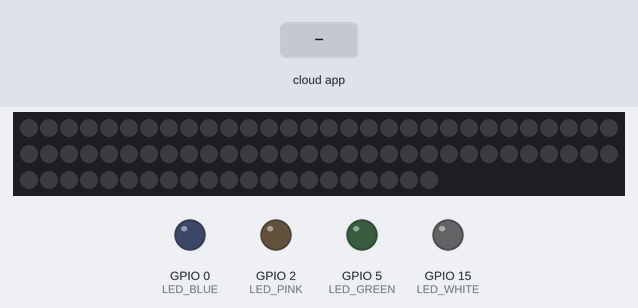
Bench run of a sketch on a simulated ESP8266 (NodeMCU). On the bench: 81 RGB LEDs in strip order, left to right, continuing on the next row, output pins drawn as LEDs (lit = HIGH). Inputs (shaded band) come from the test bench. WiFi joins after 1.5 s; servers stay silent unless stated; what the sketch prints to the serial monitor is not drawn.

Above: at 2.7 s.
2.8 s: the phone or cloud app sets Desk.Lights to 0
At 3.51 s:
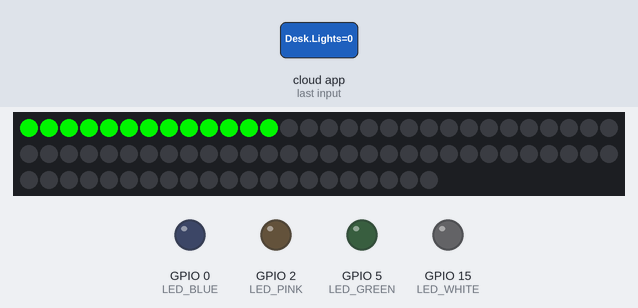
At 7.7 s:
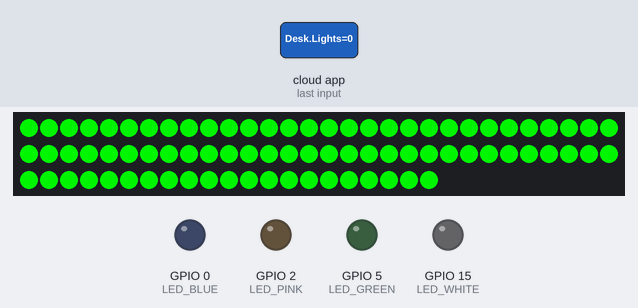
Timing chart, 0 to 9.2 s (numbered marks = the images above; inputs shaded):
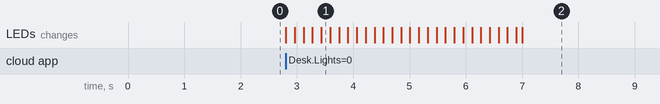

The sketch:

fauxmoESP_Basic.ino
```cpp
#include <Arduino.h>
#include <ESP8266WiFi.h>
#include "fauxmoESP.h"

#include <Adafruit_NeoPixel.h>

// Rename the credentials.sample.h file to credentials.h and
// edit it according to your router configuration
#include "credentials.h"

#define LED_PIN    4
#define LED_COUNT 81

fauxmoESP fauxmo;
Adafruit_NeoPixel strip(LED_COUNT, LED_PIN, NEO_GRB + NEO_KHZ800);

// -----------------------------------------------------------------------------

#define SERIAL_BAUDRATE     9600

#define LED_YELLOW          4
#define LED_GREEN           5
#define LED_BLUE            0
#define LED_PINK            2
#define LED_WHITE           15

#define ID_YELLOW           "Desk Lights"
#define ID_GREEN            "green lamp"
#define ID_BLUE             "blue lamp"
#define ID_PINK             "pink lamp"
#define ID_WHITE            "white lamp"

// -----------------------------------------------------------------------------

// -----------------------------------------------------------------------------
// Wifi
// -----------------------------------------------------------------------------

bool lightFlag = false;
void wifiSetup() {

    // Set WIFI module to STA mode
    WiFi.mode(WIFI_STA);

    // Connect
    Serial.printf("[WIFI] Connecting to %s ", WIFI_SSID);
    WiFi.begin(WIFI_SSID, WIFI_PASS);

    // Wait
    while (WiFi.status() != WL_CONNECTED) {
        Serial.print(".");
        delay(100);
    }
    Serial.println();

    // Connected!
    Serial.printf("[WIFI] STATION Mode, SSID: %s, IP address: %s\n", WiFi.SSID().c_str(), WiFi.localIP().toString().c_str());

}

void setup() {

    // Init serial port and clean garbage
    Serial.begin(SERIAL_BAUDRATE);
    Serial.println();
    Serial.println();

    // LEDs
    pinMode(LED_YELLOW, OUTPUT);
    pinMode(LED_GREEN, OUTPUT);
    pinMode(LED_BLUE, OUTPUT);
    pinMode(LED_PINK, OUTPUT);
    pinMode(LED_WHITE, OUTPUT);
    digitalWrite(LED_YELLOW, LOW);
    digitalWrite(LED_GREEN, LOW);
    digitalWrite(LED_BLUE, LOW);
    digitalWrite(LED_PINK, LOW);
    digitalWrite(LED_WHITE, LOW);

    strip.begin();           // INITIALIZE NeoPixel strip object (REQUIRED)
    strip.show();            // Turn OFF all pixels ASAP
    strip.setBrightness(225);
    // Wifi
    wifiSetup();

    // By default, fauxmoESP creates it's own webserver on the defined port
    // The TCP port must be 80 for gen3 devices (default is 1901)
    // This has to be done before the call to enable()
    fauxmo.createServer(true); // not needed, this is the default value
    fauxmo.setPort(80); // This is required for gen3 devices

    // You have to call enable(true) once you have a WiFi connection
    // You can enable or disable the library at any moment
    // Disabling it will prevent the devices from being discovered and switched
    fauxmo.enable(true);

    // You can use different ways to invoke alexa to modify the devices state:
    // "Alexa, turn yellow lamp on"
    // "Alexa, turn on yellow lamp
    // "Alexa, set yellow lamp to fifty" (50 means 50% of brightness, note, this example does not use this functionality)

    // Add virtual devices
    fauxmo.addDevice(ID_YELLOW);
    /*fauxmo.addDevice(ID_GREEN);
    fauxmo.addDevice(ID_BLUE);
    fauxmo.addDevice(ID_PINK);
    fauxmo.addDevice(ID_WHITE);*/

    fauxmo.onSetState([](unsigned char device_id, const char * device_name, bool state, unsigned char value) {

        // Callback when a command from Alexa is received.
        // You can use device_id or device_name to choose the element to perform an action onto (relay, LED,...)
        // State is a boolean (ON/OFF) and value a number from 0 to 255 (if you say "set kitchen light to 50%" you will receive a 128 here).
        // Just remember not to delay too much here, this is a callback, exit as soon as possible.
        // If you have to do something more involved here set a flag and process it in your main loop.

        //Serial.printf("[MAIN] Device #%d (%s) state: %s value: %d\n", device_id, device_name, state ? "ON" : "OFF", value);

        // Checking for device_id is simpler if you are certain about the order they are loaded and it does not change.
        // Otherwise comparing the device_name is safer.

        if (strcmp(device_name, ID_YELLOW)==0) {
          lightFlag = true;
            //digitalWrite(LED_YELLOW, state ? HIGH : LOW);
        } else if (strcmp(device_name, ID_GREEN)==0) {
            digitalWrite(LED_GREEN, state ? HIGH : LOW);
        } else if (strcmp(device_name, ID_BLUE)==0) {
            digitalWrite(LED_BLUE, state ? HIGH : LOW);
        } else if (strcmp(device_name, ID_PINK)==0) {
            digitalWrite(LED_PINK, state ? HIGH : LOW);
        } else if (strcmp(device_name, ID_WHITE)==0) {
            digitalWrite(LED_WHITE, state ? HIGH : LOW);
        }

    });

}

void loop() {

    // fauxmoESP uses an async TCP server but a sync UDP server
    // Therefore, we have to manually poll for UDP packets
    fauxmo.handle();
    if (lightFlag){
      colorWipe(strip.Color(  0, 255,   0), 50); // Green
      lightFlag = false;
    }

    // This is a sample code to output free heap every 5 seconds
    // This is a cheap way to detect memory leaks
    /*static unsigned long last = millis();
    if (millis() - last > 5000) {
        last = millis();
        Serial.printf("[MAIN] Free heap: %d bytes\n", ESP.getFreeHeap());
    }*/

    // If your device state is changed by any other means (MQTT, physical button,...)
    // you can instruct the library to report the new state to Alexa on next request:
    // fauxmo.setState(ID_YELLOW, true, 255);

}


// Fill strip pixels one after another with a color. Strip is NOT cleared
// first; anything there will be covered pixel by pixel. Pass in color
// (as a single 'packed' 32-bit value, which you can get by calling
// strip.Color(red, green, blue) as shown in the loop() function above),
// and a delay time (in milliseconds) between pixels.
void colorWipe(uint32_t color, int wait) {
  for(int i=0; i<strip.numPixels(); i++) { // For each pixel in strip...
    strip.setPixelColor(i, color);         //  Set pixel's color (in RAM)
    strip.show();                          //  Update strip to match
    delay(wait);                           //  Pause for a moment
  }
}
```

credentials.h
```cpp
#define WIFI_SSID "NETGEAR83"
#define WIFI_PASS "icymint915"
```

Measured:
- after the input at 2.8 s, the LEDs: first change at once (image 1 shows a later state)
